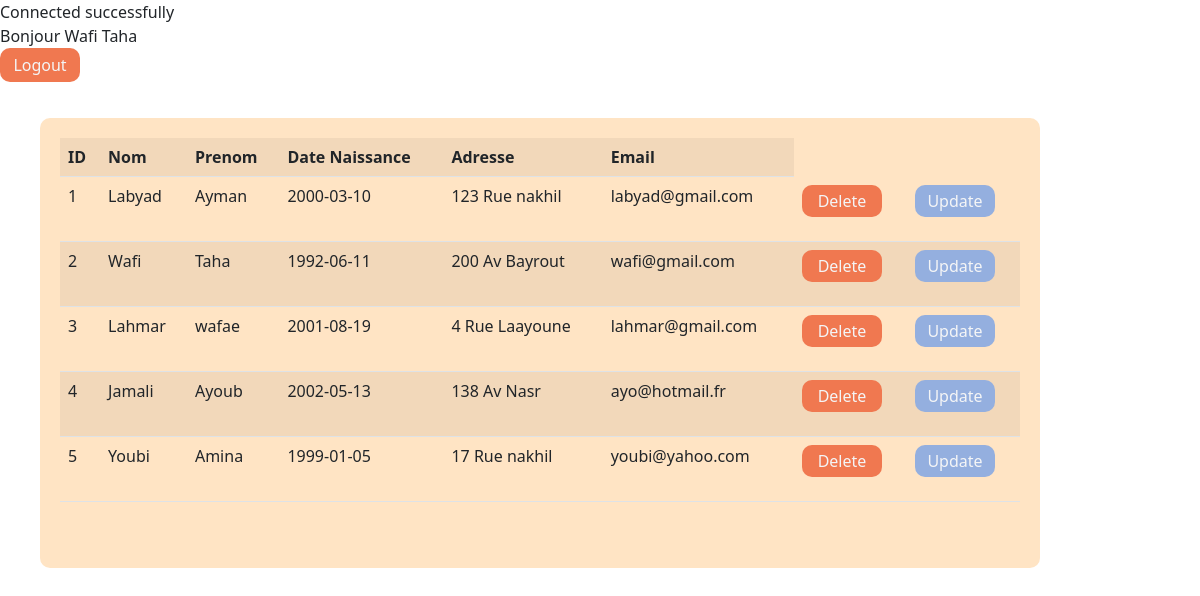
/Display_Client.php (signed in), run on the app's committed database.
### tables this page shows
CREATE TABLE Client (
  `idClient` INT ,
  `NomClient` VARCHAR(45),
  `PrenomClient` VARCHAR(45) ,
  `DateNaiss` DATE,
  `AdressClient` VARCHAR(60),
  `Email` VARCHAR(45) unique,
   `passwd` varchar(20) NOT NULL,
  PRIMARY KEY (`idClient`)
  );

### Display_Client.php (the view, shortened to what this page needs)
<html>
    <head>
        <link rel="stylesheet" href="css/style.css"/>
        <link rel="stylesheet" href="css/bootstrap.min.css"/>
    </head>
    <body>
    <?php
    require 'db.php';
    $sql = "SELECT * from client";
    $result = $conn->query($sql);
    ?>
        <div class="bjr">
            <?php
                $msg= "Bonjour ".$_SESSION["client_nom"]." ".$_SESSION["client_prenom"];
                echo $msg;
            ?>
            <form action="Logout.php">
                        <input type="submit" class="s2" value="Logout">
                    </form>
        </div>
        <div class="b1">
        <table class="table table-striped">
            <tr>
                <th>ID</th>
                <th> Nom</th>
                <th> Prenom </th>
                <th> Date Naissance</th>
                <th> Adresse</th>
                <th> Email</th>
            </tr>
            <?php while($row = $result->fetch_assoc()) { ?>
            <tr>
                <td><?php echo $row["idClient"]; ?></td>
                <td><?php echo $row["NomClient"] ?></td>
                <td><?php echo $row["PrenomClient"]; ?></td>
                <td><?php echo $row["DateNaiss"]; ?></td>
                <td><?php echo $row["AdressClient"]; ?></td>
                <td><?php echo $row["Email"]; ?></td>
                <td>
                    <form action="Delete_Client.php" method="POST">
                        <input type="submit" class="s2" value="Delete">
                    </form>
                </td>
                <td>
                    <form action="Update_Form.php" method="POST">
                        <input type="submit" class="s3" value="Update">
                    </form>
                </td>
            </tr> <?php } ?>
        </table>
    </div>
    </body>
</html>

### css/style.css (style rules this page uses)
.b1 { position: relative; left: 40px; top: 20px; width: 1000px; height: 450px; background-color: bisque; border-radius: 10px; padding: 20px; }
.b1 td { padding:10px; }
.s2 { padding: 5px; border-radius: 10px; background-color: rgb(240, 120, 80); color: rgb(244, 245, 246); width: 80px; border: 1px; }
.s3 { padding: 5px; border-radius: 10px; background-color: rgb(148, 175, 223); color: rgb(244, 245, 246); width: 80px; border: 1px; }

### data on the page
client: idClient "1", NomClient "Labyad", PrenomClient "Ayman", DateNaiss "2000-03-10", AdressClient "123 Rue nakhil", Email "labyad@gmail.com"
client: idClient "2", NomClient "Wafi", PrenomClient "Taha", DateNaiss "1992-06-11", AdressClient "200 Av Bayrout", Email "wafi@gmail.com"
client: idClient "3", NomClient "Lahmar", PrenomClient "wafae", DateNaiss "2001-08-19", AdressClient "4 Rue Laayoune", Email "lahmar@gmail.com"
client: idClient "4", NomClient "Jamali", PrenomClient "Ayoub", DateNaiss "2002-05-13", AdressClient "138 Av Nasr", Email "ayo@hotmail.fr"
client: idClient "5", NomClient "Youbi", PrenomClient "Amina", DateNaiss "1999-01-05", AdressClient "17 Rue nakhil", Email "youbi@yahoo.com"

### other printed values
$msg "Bonjour Wafi Taha"
